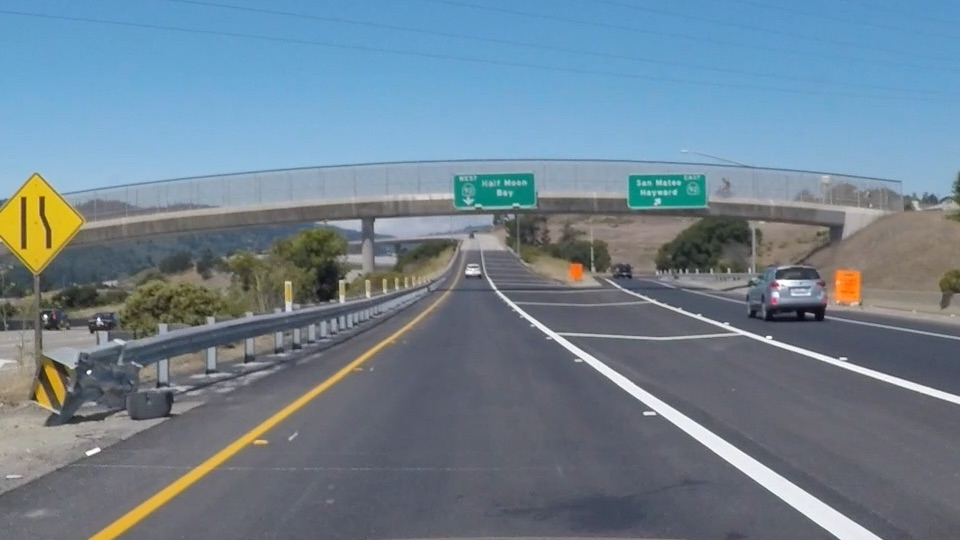
#> input picture img/exit-ramp.jpg, 960 x 540 px
$ jupyter execute main.ipynb   (text cells are left out)
#> lines starting #> are read from the running program, lines starting #| are printed output that depends on the picture; after the words box and inside, x2 and y2 are one past the last pixel; in counts of white or black regions, pixels touching at a corner belong together; pictures that were not available may be replaced by others from this repository, and a replacement may not be noted
[cell 1]
import matplotlib.pyplot as plt
import matplotlib.image as mpimg
import numpy as np
import cv2

[cell 2]
def roi(img):
    x = int(img.shape[1])
    y = int(img.shape[0])
    shape = np.array([[int(0), int(y)], [int(x), int(y)], [int(0.55*x), int(0.6*y)], [int(0.45*x), int(0.6*y)]])

    #define a numpy array with the dimensions of img, but comprised of zeros
    mask = np.zeros_like(img)

    #Uses 3 channels or 1 channel for color depending on input image
    if len(img.shape) > 2:
        channel_count = img.shape[2]
        ignore_mask_color = (255,) * channel_count
    else:
        ignore_mask_color = 255

    #creates a polygon with the mask color
    cv2.fillPoly(mask, np.int32([shape]), ignore_mask_color)

    #returns the image only where the mask pixels are not zero
    masked_image = cv2.bitwise_and(img, mask)
    return masked_image

[cell 3]
def convert_to_hsv(img):
    return cv2.cvtColor(img, cv2.COLOR_BGR2HSV)

[cell 4]
def select_white_yellow(image):
    # Define white color range in HSV
    lower_white = np.array([0, 0, 200], dtype=np.uint8)
    upper_white = np.array([255, 30, 255], dtype=np.uint8)

    # Define yellow color range in HSV
    lower_yellow = np.array([15, 100, 100], dtype=np.uint8)
    upper_yellow = np.array([40, 255, 255], dtype=np.uint8)

    # Create masks for white and yellow colors
    white_mask = cv2.inRange(image, lower_white, upper_white)
    yellow_mask = cv2.inRange(image, lower_yellow, upper_yellow)

    # Combine masks to get lane lines
    combined_mask = cv2.bitwise_or(white_mask, yellow_mask)
    return combined_mask

[cell 5]
def grayscale(img):
    """
    Converts the input image to grayscale.

    :param img: Input image
    :return: Grayscale image
    """
    return cv2.cvtColor(img, cv2.COLOR_BGR2GRAY)

[cell 6]
def canny(img, low_threshold, high_threshold):
    """
    Applies the Canny edge detection algorithm to the input image.

    :param img: Input image
    :param low_threshold: Lower threshold for edge detection
    :param high_threshold: Upper threshold for edge detection
    :return: Edge-detected image
    """
    return cv2.Canny(img, low_threshold, high_threshold)

[cell 7]
def gaussian_blur(img, kernel_size):
    """
    Applies Gaussian blur to the input image.

    :param img: Input image
    :param kernel_size: Size of the Gaussian kernel
    :return: Blurred image
    """
    return cv2.GaussianBlur(img, (kernel_size, kernel_size), 0)

[cell 8]
def draw_lines(img, lines, color=(0, 255, 0), thickness=5):
    """
    Draws lines on the input image.

    :param img: Input image
    :param lines: List of lines to be drawn
    :param color: Line color (BGR format)
    :param thickness: Line thickness
    """
    for line in lines:
        for x1, y1, x2, y2 in line:
            cv2.line(img, (x1, y1), (x2, y2), color, thickness)

[cell 9]
def hough_lines(img, rho, theta, threshold, min_line_len, max_line_gap):
    """
    Applies the Hough line transform to detect lines in the input image.

    :param img: Input image
    :param rho: Distance resolution of the accumulator in pixels
    :param theta: Angle resolution of the accumulator in radians
    :param threshold: Minimum number of votes required to consider a line
    :param min_line_len: Minimum length of a line to be considered
    :param max_line_gap: Maximum gap between segments to be connected as a line
    :return: Image with detected lines drawn
    """
    lines = cv2.HoughLinesP(img, rho, theta, threshold, np.array([]),
                            minLineLength=min_line_len, maxLineGap=max_line_gap)
    line_img = np.zeros((img.shape[0], img.shape[1], 3), dtype=np.uint8)
    draw_lines(line_img, lines)
    return line_img

[cell 10]
def lane_detection_pipeline(image):
    """
    Lane detection pipeline that applies preprocessing steps and detects lanes.

    :param image: Input image
    :return: Image with detected lanes drawn
    """
    # Define region of interest vertices
    roi_vertices = np.array([[(100, image.shape[0]), (image.shape[1] / 2 - 50, image.shape[0] / 2 + 50),
                              (image.shape[1] / 2 + 50, image.shape[0] / 2 + 50), (image.shape[1] - 100, image.shape[0])]],
                            dtype=np.int32)
    # Convert the image to HSV color space
    hsv_image = convert_to_hsv(image)

    # Select white and yellow lane lines
    color_filtered_image = select_white_yellow(hsv_image)

    # Apply Gaussian blur to the grayscale image
    blurred_image = gaussian_blur(color_filtered_image, kernel_size=5)

    # Apply Canny edge detection
    edges = canny(blurred_image, low_threshold=50, high_threshold=150)

    # Apply region of interest mask
    masked_edges = roi(edges)

    # Apply Hough transform to detect lines
    line_image = hough_lines(masked_edges, rho=1, theta=np.pi/180, threshold=40, min_line_len=60, max_line_gap=20)

    # Combine the original image with the detected lines
    result = cv2.addWeighted(image, 0.8, line_image, 1, 0)
    return result

[cell 11]
def process_image(image_path):
    """
    Process a single image using the lane detection pipeline.

    :param image_path: Path to the input image
    :return: Image with detected lanes drawn
    """
#> called with image_path = './img/exit-ramp.jpg'
    img = cv2.imread(image_path)
#> img is the input picture: shape (540, 960, 3); mean B, G, R 144.4, 130.2, 111.3
    result = lane_detection_pipeline(img)
#> in convert_to_hsv, `return cv2.cvtColor(img, cv2.COLOR_BGR2HSV)`: returned value: shape (540, 960, 3); mean H, S, V 94.6, 64.8, 150.2
#> in select_white_yellow, `white_mask = cv2.inRange(image, lower_white, upper_white)`:
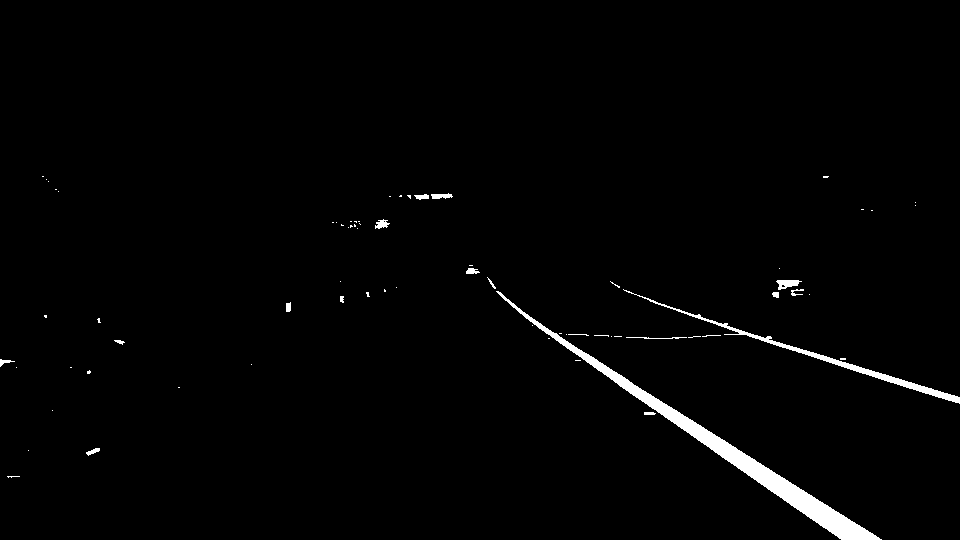
#> white_mask: shape (540, 960); 1.6% white; 71 white regions (52 under 20 px), largest, box (x1, y1, x2, y2) and area: (496, 291, 882, 540) 5463, (623, 289, 960, 404) 1537, (776, 280, 802, 290) 157
#> in select_white_yellow, `yellow_mask = cv2.inRange(image, lower_yellow, upper_yellow)`: yellow_mask: shape (540, 960); 1.8% white; 58 white regions (47 under 20 px), largest, box (x1, y1, x2, y2) and area: (0, 175, 84, 273) 4849, (88, 357, 364, 540) 3484, (42, 359, 66, 404) 474
#> in select_white_yellow, `combined_mask = cv2.bitwise_or(white_mask, yellow_mask)`: combined_mask: shape (540, 960); 3.4% white; 129 white regions (99 under 20 px), largest, box (x1, y1, x2, y2) and area: (496, 291, 882, 540) 5463, (0, 175, 84, 273) 4849, (88, 357, 364, 540) 3484
#> in canny, `return cv2.Canny(img, low_threshold, high_threshold)`: returned value: shape (540, 960); 1% white in thin lines or dots, all inside (x1, y1, x2, y2) = (0, 175, 960, 540)
#> in roi, `cv2.fillPoly(mask, np.int32([shape]), ignore_mask_color)`:
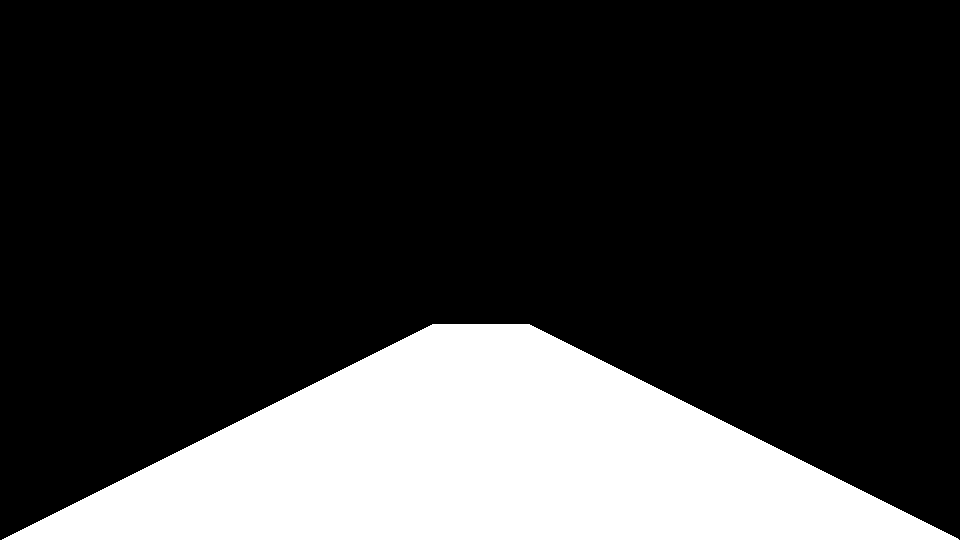
#> mask: shape (540, 960); 22% white; 1 white region, box (x1, y1, x2, y2) and area: (2, 324, 959, 540) 114047
#> in roi, `masked_image = cv2.bitwise_and(img, mask)`:
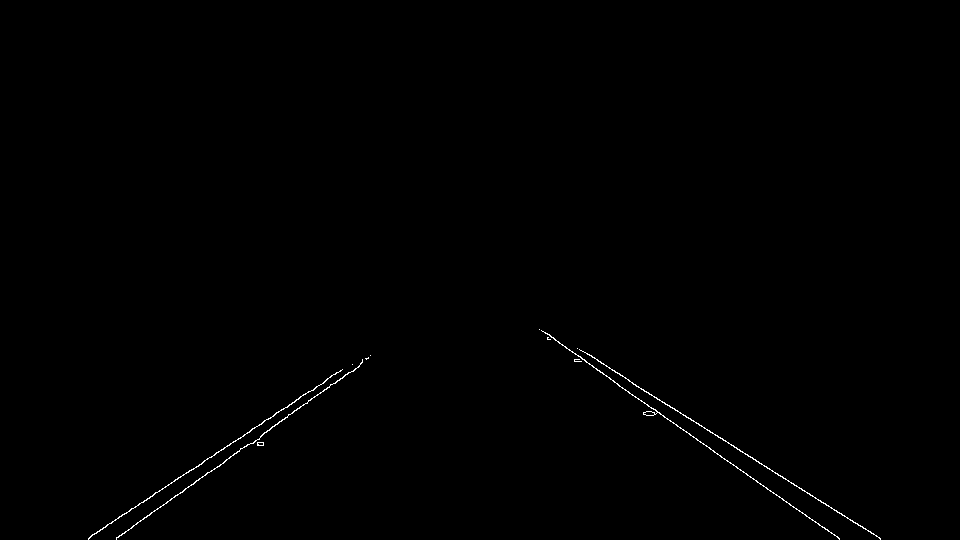
#> masked_image: shape (540, 960); 0.33% white in thin lines or dots, all inside (x1, y1, x2, y2) = (88, 329, 881, 540)
#> in hough_lines, `lines = cv2.HoughLinesP(img, rho, theta, threshold, np.array([]), minL..`: lines = [[541, 330, 839, 538], [615, 372, 880, 538], [91, 535, 287, 407], [116, 537, 307, 403], [272, 426, 368, 358], [154, 493, 323, 383], [579, 349, 755, 459], [116, 538, 225, 461], [539, 329, 839, 539], [252, 428, 342, 369], [196, 480, 359, 366], [88, 538, 162, 489]]
#> the loop in draw_lines, `for line in lines:` made 12 passes
#> after the loop in draw_lines, `for line in lines:`:
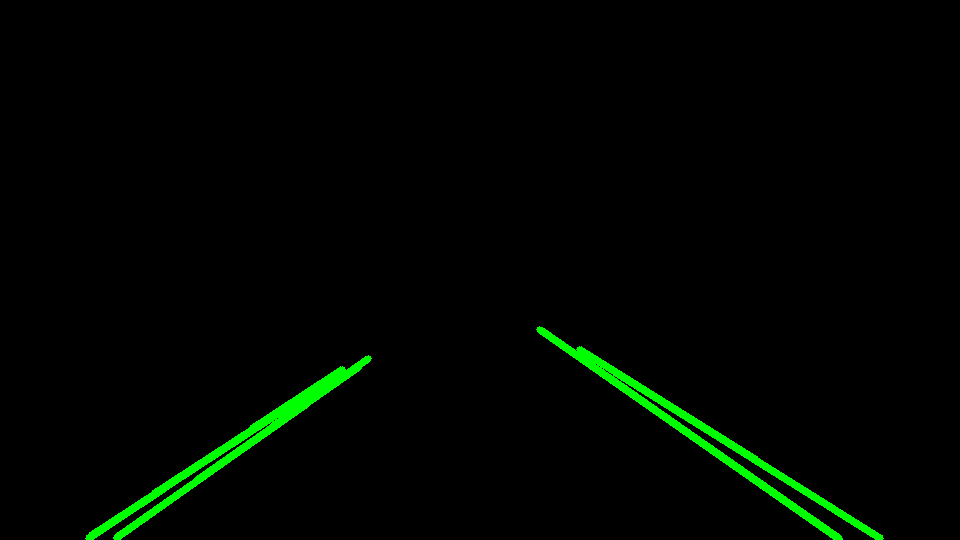
#> img: shape (540, 960, 3); mean of channels 0, 1, 2 0, 5.1, 0; drawn as B, G, R
#> in lane_detection_pipeline, `result = cv2.addWeighted(image, 0.8, line_image, 1, 0)`:
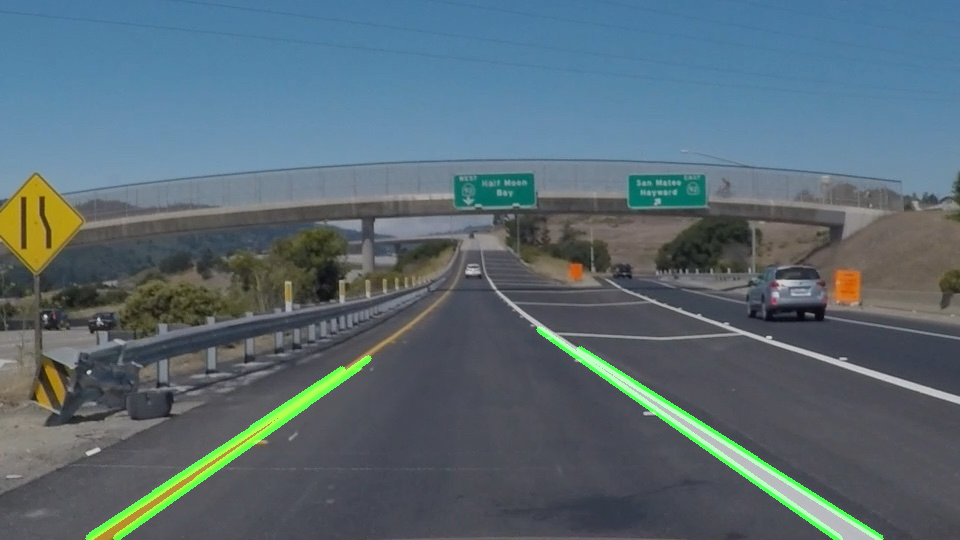
#> result: shape (540, 960, 3); mean B, G, R 115.5, 106.7, 89.1
    return result

[cell 12]
def process_video(input_path, output_path):
    """
    Process a video using the lane detection pipeline and save the output.

    :param input_path: Path to the input video
    :param output_path: Path to save the output video
    """
#> called with input_path = './vid/challenge.mp4', output_path = 'output_video1.mp4'
    video_capture = cv2.VideoCapture(input_path)
    fps = int(video_capture.get(cv2.CAP_PROP_FPS))
#> fps = 30
    frame_size = (int(video_capture.get(cv2.CAP_PROP_FRAME_WIDTH)),
                 int(video_capture.get(cv2.CAP_PROP_FRAME_HEIGHT)))
#> frame_size = (960, 540)
    fourcc = cv2.VideoWriter_fourcc(*'XVID')
#> fourcc = 1145656920
    out = cv2.VideoWriter(output_path, fourcc, fps, frame_size)

    while True:
        ret, frame = video_capture.read()
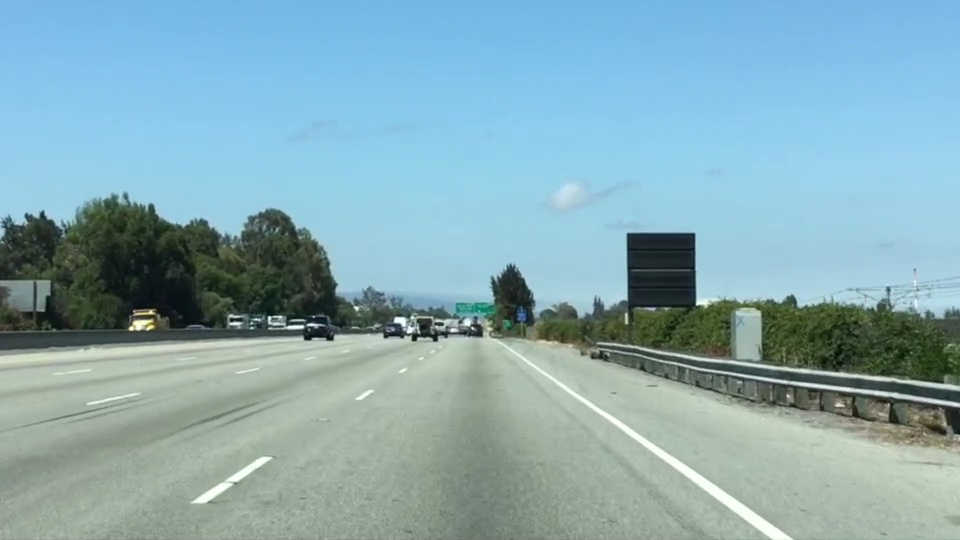
#> input picture img/test.jpg, 960 x 540 px, given in place of challenge.mp4, which was not available
#> frame is the input picture: shape (540, 960, 3); mean B, G, R 179.2, 171.1, 135.5
        if not ret:
            break

        result = lane_detection_pipeline(frame)
#> in convert_to_hsv (call 2), `return cv2.cvtColor(img, cv2.COLOR_BGR2HSV)`: returned value: shape (540, 960, 3); mean H, S, V 80.4, 68.4, 186.5
#> in select_white_yellow (call 2), `white_mask = cv2.inRange(image, lower_white, upper_white)`: white_mask: shape (540, 960); 4% white; 162 white regions (131 under 20 px), largest, box (x1, y1, x2, y2) and area: (649, 385, 960, 511) 8189, (481, 333, 794, 540) 3717, (170, 334, 411, 374) 1950
#> in select_white_yellow (call 2), `yellow_mask = cv2.inRange(image, lower_yellow, upper_yellow)`: yellow_mask: shape (540, 960); 0.01% white in thin lines or dots, all inside (x1, y1, x2, y2) = (145, 310, 800, 330)
#> in canny (call 2), `return cv2.Canny(img, low_threshold, high_threshold)`: returned value: shape (540, 960); 1.5% white in thin lines or dots, all inside (x1, y1, x2, y2) = (0, 299, 960, 540)
#> in roi (call 2), `masked_image = cv2.bitwise_and(img, mask)`:
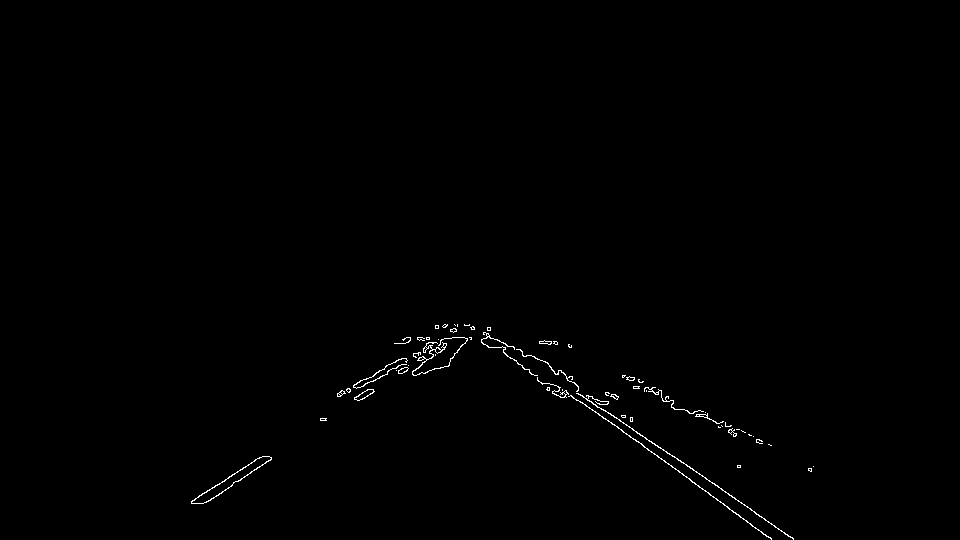
#> masked_image: shape (540, 960); 0.47% white in thin lines or dots, all inside (x1, y1, x2, y2) = (191, 324, 814, 540)
#> in hough_lines (call 2), `lines = cv2.HoughLinesP(img, rho, theta, threshold, np.array([]), minL..`: lines = 19 rows, first 6: [576, 391, 793, 538], [566, 390, 771, 539], [191, 501, 263, 456], [210, 500, 271, 457], [199, 495, 260, 457], [340, 396, 462, 337]
#> call 2 of draw_lines, with lines = array of shape (19, 1, 4), color = (0, 255, 0), thickness = 5
#> the loop in draw_lines (call 2), `for line in lines:` made 19 passes
#> line on passes 1 to 12: [[576, 391, 793, 538]], [[566, 390, 771, 539]], [[191, 501, 263, 456]], [[210, 500, 271, 457]], [[199, 495, 260, 457]], [[340, 396, 462, 337]], [[464, 324, 561, 370]], [[396, 368, 457, 326]], [[622, 376, 734, 430]], [[577, 391, 734, 497]], [[472, 326, 560, 397]], [[537, 380, 608, 403]]
#> after the loop in draw_lines (call 2), `for line in lines:`:
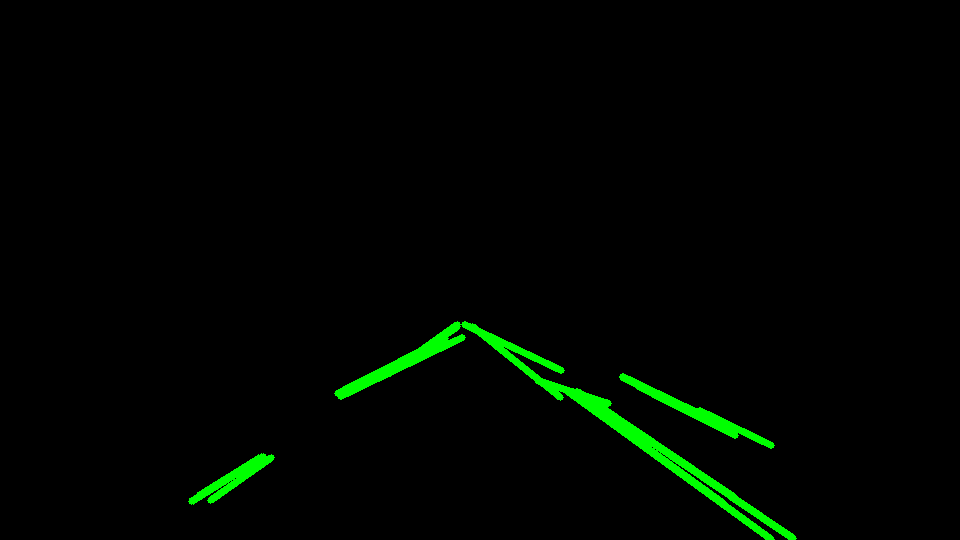
#> img: shape (540, 960, 3); mean of channels 0, 1, 2 0, 5.1, 0; drawn as B, G, R
#> in lane_detection_pipeline (call 2), `result = cv2.addWeighted(image, 0.8, line_image, 1, 0)`:
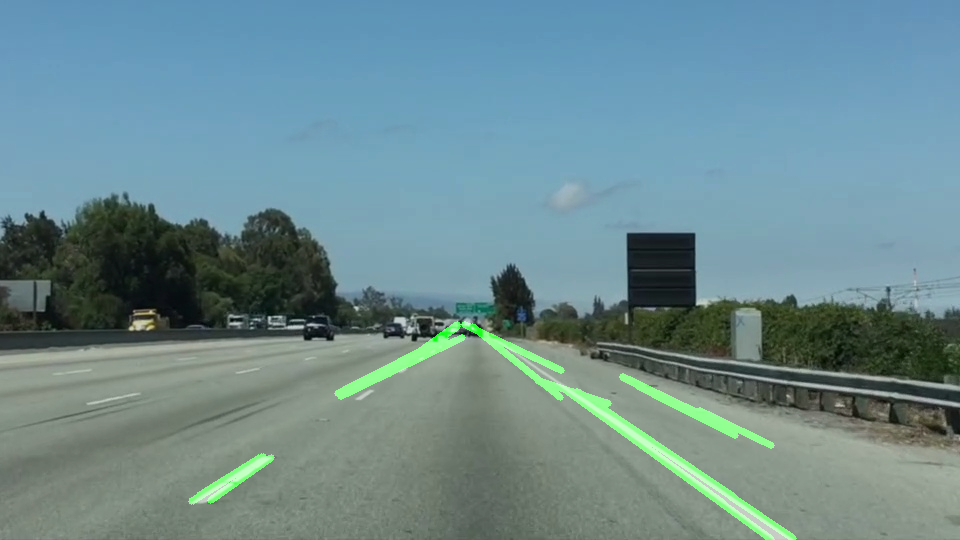
#> result: shape (540, 960, 3); mean B, G, R 143.3, 138.8, 108.4
        out.write(result)

    video_capture.release()
    out.release()
    cv2.destroyAllWindows()
